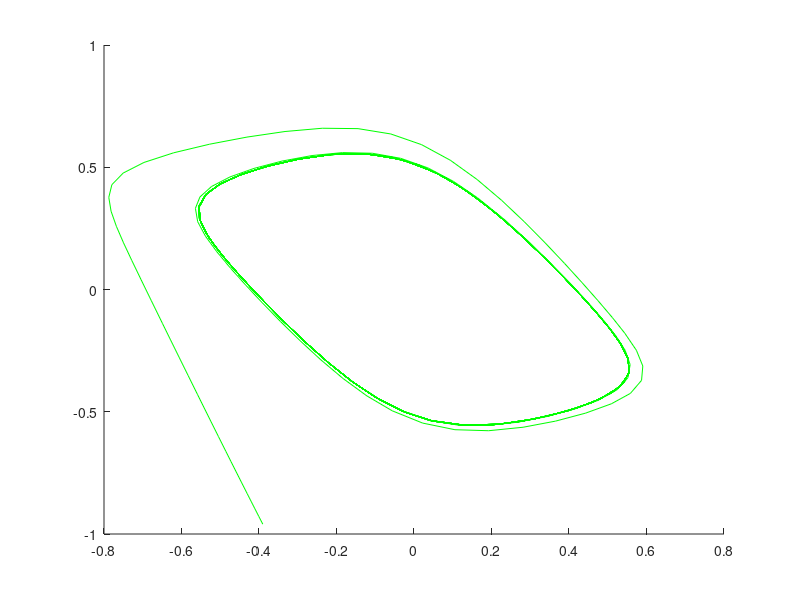
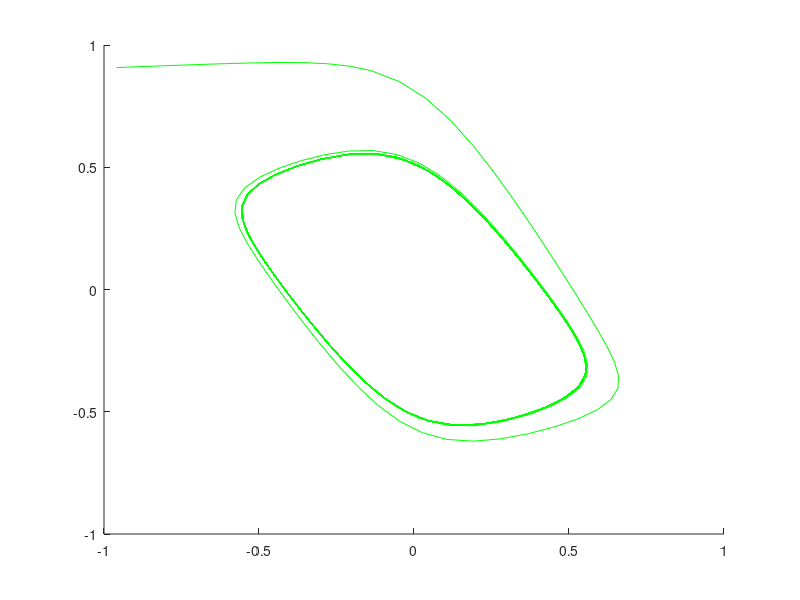
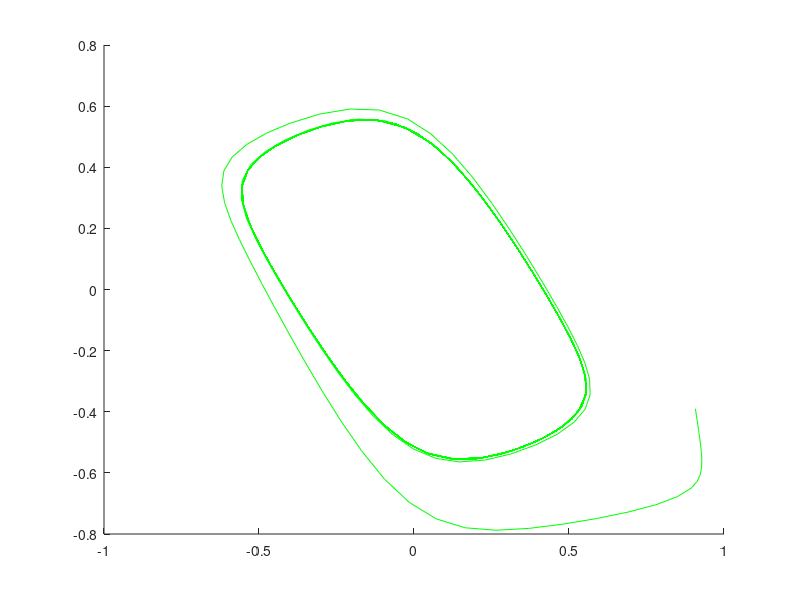
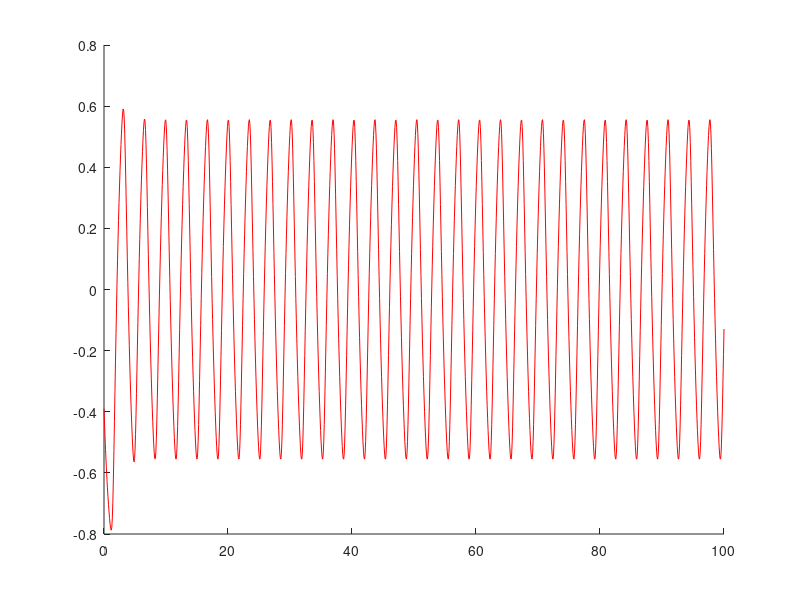

Here is the MATLAB script that generated these plots, in order:
% test simulation
%\dot{Vo} = -T*(Vsat*tanh(Vi/Vs) + Vo);
function [ts,vs]=run_iro_simu(N,iter)
  if(nargin<1||isempty(N)), N = 3; end
  if(nargin<2||isempty(iter)), iter= 1; end

  t0 = 0; t_end = 100; 
  % NOTE: when x0=x1=x2, converge to x=0, which is an unstable equilibrium point
  ts = cell(iter,1); vs = cell(iter,1);
  for i=1:iter
    x0 = 2*(rand(N,1)-0.5);  % initial point
    [t, v] = ode45(@(t,x)(iro_model_ode(x)), [t0, t_end], x0); 
    ts{i} = t; vs{i} = v;
    v = v(:,[1:end,1]); 
    for j=1:N 
      figure(j); hold on; plot(v(:,j),v(:,j+1),'g');
    end
    for j=1:N 
      figure(N+j); hold on; plot(t,v(:,j),'r');
    end
  end
end

function xdot = iro_model_ode(x)
  Vs = 0.25; Vsat = 1; T = 1; C = 1;
  xprev = x([end,1:end-1]);
  ids = -T*(x+Vsat*tanh(xprev/Vs)); 
  xdot = ids/C; 
end
